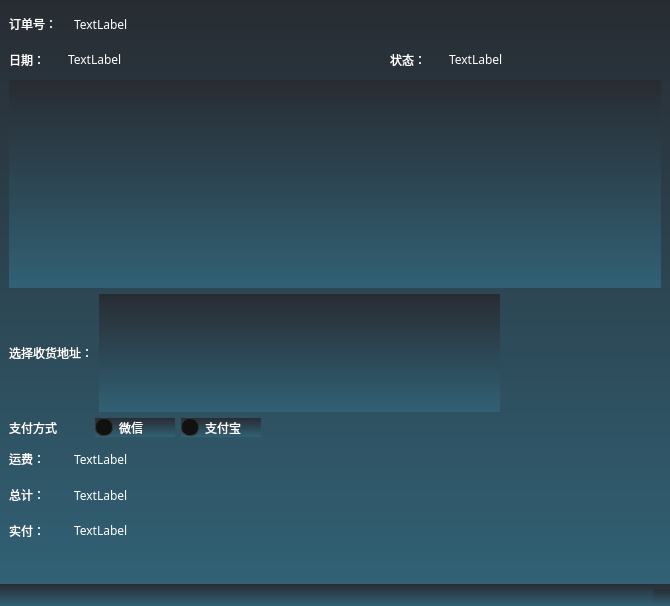
<?xml version="1.0" encoding="UTF-8"?>
<ui version="4.0">
 <class>OrderWindow</class>
 <widget class="QMainWindow" name="OrderWindow">
  <property name="geometry">
   <rect>
    <x>0</x>
    <y>0</y>
    <width>670</width>
    <height>606</height>
   </rect>
  </property>
  <property name="windowTitle">
   <string>MainWindow</string>
  </property>
  <property name="styleSheet">
   <string notr="true">*{
background-color:qlineargradient(spread:pad, x1:0, y1:0, x2:0, y2:1, stop:0 rgb(40, 44, 50), stop:1 rgb(49, 97, 117));
color:white;
font-family:Microsoft YaHei;
text-align: center;
}

QFrame{
border:sold 10px rgba(0 ,0, 0)
}


QLineEdit{
background-color:rgb(58. 104. 148);
}

QPushButton{
background-color:QLinearGradient(x1:0, y1: 0, x2: 1, y2: 0, stop: 0 rgb(71,191,255) , stop: 1 rgb(23, 78, 115));
border-style:solid;
border-color:white;
border-radius:3px;
border:0px solid ;
}

QPushButton:pressed{
background-color:QLinearGradient(x1:0, y1: 0, x2: 1, y2: 0, stop: 0 rgb(71,191,255) , stop: 1 rgb(23, 78, 115));
border-style:solid;
border-radius:3px;
border:1px solid;
}



QLineEdit{
border: 1px solid #A0A0A0;
background-color:rgb(65, 65, 65);
color:white;
}


QLineEdit:hover { 
    border: 1px solid #298DFF;
    border-radius: 3px;
    selection-color: #F2F2F2;
}

QLineEdit[EchoMode=&quot;2&quot;] {lineedit-password-character:42;}

QMenu::item 
{
     background-color:rgb(42, 42, 42);
}
 
/*选择项设置*/
QMenu::item:selected 
{
     background-color: rgb(36, 58, 99);
}
QMenuBar::item:selected{
background-color:rgb(35, 60, 91);
color:white;
}
QMenuBar::item{
color:rgb(134, 134, 134);
}
QTabWidget::pane{
border:none;
background: transparent;

}
QTabWidget::tab-bar {
border: none;   
}
QTabBar::tab {
border: none;
color: rgb(158, 158, 158);
font:22px;
background:transparent;
height: 28px;
min-width: 85px;
margin-right: 5px;
padding-left: 5px;
padding-right: 5px;

}
QTabBar::tab:hover {
background: transparent;
color:rgb(225, 225, 225);

}
QTabBar::tab:selected {
color: rgb(255, 255, 255);
background: transparent;
}

QLabel{
background-color:rgb(58, 82, 127);
}
#profileTabWidget::pane{
border:2px solid rgb(59, 98, 134);
border-radius:10px;
}

QStatusBar QLabel{
border:none;
background:transparent;
}

QCheckBox::indicator, QRadioButton::indicator, QTreeView::indicator {
width: 16px;
height: 16px;
background-color: #111111;
border: 1px solid #333333;
}

QRadioButton::indicator {
border-radius: 8px;
}

QCheckBox::indicator::checked, QRadioButton::indicator::checked, QTreeView::indicator::checked {
background-color: qradialgradient(cx:0.5, cy:0.5, fx:0.25, fy:0.15, radius:0.3, stop:0 #BBBBBB, stop:1 #111111);
}

QCheckBox::indicator:disabled, QRadioButton::indicator:disabled, QTreeView::indicator:disabled {
background-color: #444444;
}

QCheckBox::indicator::checked:disabled, QRadioButton::indicator::checked:disabled, QTreeView::indicator::checked:disabled {
background-color: rgb(0, 99, 148)
}

QLabel{
background:transparent;
}
</string>
  </property>
  <widget class="QWidget" name="centralwidget">
   <layout class="QVBoxLayout" name="verticalLayout" stretch="1,1,7,4,1,1,1,1,1">
    <item>
     <layout class="QHBoxLayout" name="horizontalLayout" stretch="1,5,5">
      <item>
       <widget class="QLabel" name="label_order">
        <property name="text">
         <string>订单号：</string>
        </property>
       </widget>
      </item>
      <item>
       <widget class="QLabel" name="orderSnLabel">
        <property name="text">
         <string>TextLabel</string>
        </property>
       </widget>
      </item>
      <item>
       <spacer name="horizontalSpacer">
        <property name="orientation">
         <enum>Qt::Horizontal</enum>
        </property>
        <property name="sizeHint" stdset="0">
         <size>
          <width>40</width>
          <height>20</height>
         </size>
        </property>
       </spacer>
      </item>
     </layout>
    </item>
    <item>
     <layout class="QHBoxLayout" name="horizontalLayout_4" stretch="1,3,3,1,1,3">
      <item>
       <widget class="QLabel" name="label_8">
        <property name="text">
         <string>日期：</string>
        </property>
       </widget>
      </item>
      <item>
       <widget class="QLabel" name="dateLabel">
        <property name="text">
         <string>TextLabel</string>
        </property>
       </widget>
      </item>
      <item>
       <spacer name="horizontalSpacer_5">
        <property name="orientation">
         <enum>Qt::Horizontal</enum>
        </property>
        <property name="sizeHint" stdset="0">
         <size>
          <width>40</width>
          <height>20</height>
         </size>
        </property>
       </spacer>
      </item>
      <item>
       <widget class="QLabel" name="label_10">
        <property name="text">
         <string>状态：</string>
        </property>
       </widget>
      </item>
      <item>
       <widget class="QLabel" name="statusLabel">
        <property name="text">
         <string>TextLabel</string>
        </property>
       </widget>
      </item>
      <item>
       <spacer name="horizontalSpacer_6">
        <property name="orientation">
         <enum>Qt::Horizontal</enum>
        </property>
        <property name="sizeHint" stdset="0">
         <size>
          <width>40</width>
          <height>20</height>
         </size>
        </property>
       </spacer>
      </item>
     </layout>
    </item>
    <item>
     <widget class="OrderListWidget" name="itemList" native="true"/>
    </item>
    <item>
     <layout class="QHBoxLayout" name="horizontalLayout_9" stretch="1,5,2">
      <item>
       <widget class="QLabel" name="label_5">
        <property name="text">
         <string>选择收货地址：</string>
        </property>
       </widget>
      </item>
      <item>
       <widget class="AddressRefreshWidget" name="addressList" native="true"/>
      </item>
      <item>
       <spacer name="horizontalSpacer_10">
        <property name="orientation">
         <enum>Qt::Horizontal</enum>
        </property>
        <property name="sizeHint" stdset="0">
         <size>
          <width>40</width>
          <height>20</height>
         </size>
        </property>
       </spacer>
      </item>
     </layout>
    </item>
    <item>
     <layout class="QHBoxLayout" name="horizontalLayout_8" stretch="1,1,1,5">
      <item>
       <widget class="QLabel" name="label_3">
        <property name="text">
         <string>支付方式</string>
        </property>
       </widget>
      </item>
      <item>
       <widget class="QRadioButton" name="wechatRadioButton">
        <property name="text">
         <string>微信</string>
        </property>
       </widget>
      </item>
      <item>
       <widget class="QRadioButton" name="alipayRadioButton">
        <property name="text">
         <string>支付宝</string>
        </property>
       </widget>
      </item>
      <item>
       <spacer name="horizontalSpacer_9">
        <property name="orientation">
         <enum>Qt::Horizontal</enum>
        </property>
        <property name="sizeHint" stdset="0">
         <size>
          <width>40</width>
          <height>20</height>
         </size>
        </property>
       </spacer>
      </item>
     </layout>
    </item>
    <item>
     <layout class="QHBoxLayout" name="horizontalLayout_2" stretch="1,5,5">
      <item>
       <widget class="QLabel" name="label">
        <property name="text">
         <string>运费：</string>
        </property>
       </widget>
      </item>
      <item>
       <widget class="QLabel" name="freightLabel">
        <property name="text">
         <string>TextLabel</string>
        </property>
       </widget>
      </item>
      <item>
       <spacer name="horizontalSpacer_2">
        <property name="orientation">
         <enum>Qt::Horizontal</enum>
        </property>
        <property name="sizeHint" stdset="0">
         <size>
          <width>40</width>
          <height>20</height>
         </size>
        </property>
       </spacer>
      </item>
     </layout>
    </item>
    <item>
     <layout class="QHBoxLayout" name="horizontalLayout_3" stretch="1,5,5">
      <item>
       <widget class="QLabel" name="label_4">
        <property name="text">
         <string>总计：</string>
        </property>
       </widget>
      </item>
      <item>
       <widget class="QLabel" name="totLabel">
        <property name="text">
         <string>TextLabel</string>
        </property>
       </widget>
      </item>
      <item>
       <spacer name="horizontalSpacer_3">
        <property name="orientation">
         <enum>Qt::Horizontal</enum>
        </property>
        <property name="sizeHint" stdset="0">
         <size>
          <width>40</width>
          <height>20</height>
         </size>
        </property>
       </spacer>
      </item>
     </layout>
    </item>
    <item>
     <layout class="QHBoxLayout" name="horizontalLayout_6" stretch="1,5,5">
      <item>
       <widget class="QLabel" name="label_6">
        <property name="text">
         <string>实付：</string>
        </property>
       </widget>
      </item>
      <item>
       <widget class="QLabel" name="payLabel">
        <property name="text">
         <string>TextLabel</string>
        </property>
       </widget>
      </item>
      <item>
       <spacer name="horizontalSpacer_4">
        <property name="orientation">
         <enum>Qt::Horizontal</enum>
        </property>
        <property name="sizeHint" stdset="0">
         <size>
          <width>40</width>
          <height>20</height>
         </size>
        </property>
       </spacer>
      </item>
     </layout>
    </item>
    <item>
     <layout class="QHBoxLayout" name="BtnHorizontalLayout" stretch=""/>
    </item>
   </layout>
  </widget>
  <widget class="QStatusBar" name="statusbar"/>
 </widget>
 <customwidgets>
  <customwidget>
   <class>AddressRefreshWidget</class>
   <extends>QWidget</extends>
   <header>addressrefreshwidget.h</header>
   <container>1</container>
  </customwidget>
  <customwidget>
   <class>OrderListWidget</class>
   <extends>QWidget</extends>
   <header>orderlistwidget.h</header>
   <container>1</container>
  </customwidget>
 </customwidgets>
 <resources/>
 <connections/>
</ui>
